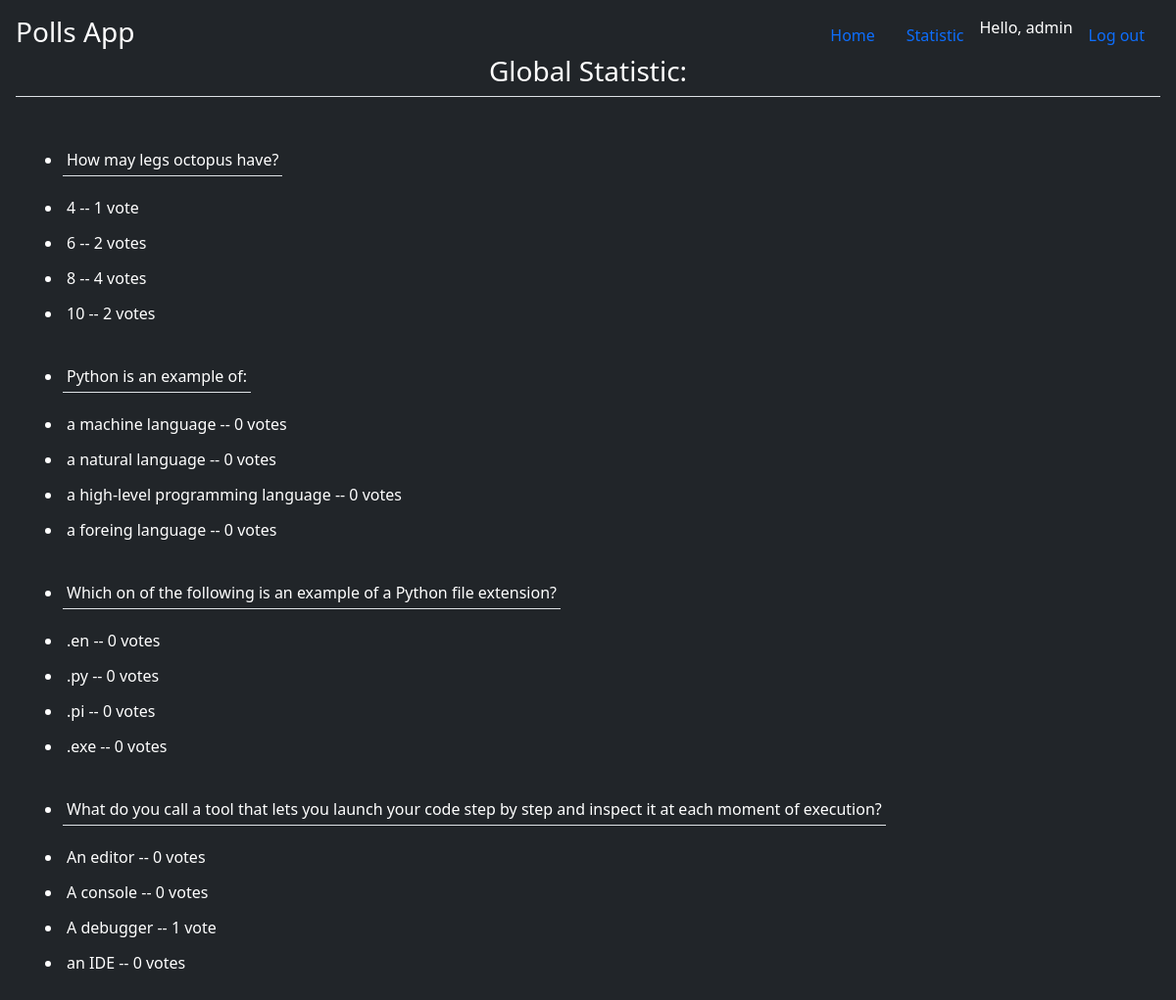
Page /statistic/ (signed in) on the committed database.
### polls/models.py (models this page shows, shortened)
class Question(models.Model):
    question_text = models.CharField(max_length=250)
    pub_date = models.DateTimeField('date published')
    def was_published_recently(self):
        now = timezone.now()
        return now - datetime.timedelta(days=1) <= self.pub_date <= now
    was_published_recently.admin_order_field = 'pub_date'
    was_published_recently.boolean = True
    was_published_recently.short_description = 'Published recently?'
    list_filter = ['pub_date']
    search_fields = ['question_text']

class Choice(models.Model):
    question = models.ForeignKey(Question, on_delete=models.CASCADE)
    choice_text = models.CharField(max_length=250)
    votes = models.IntegerField(default=0)

### polls/views.py (the view)
# urls.py: path('statistic/', views.StatisticView.as_view(), name='statistic'),
class StatisticView(generic.ListView):
    context_object_name = 'questions'
    template_name = 'polls/statistic.html'
    def get_queryset(self):
        return Question.objects.all()

### polls/templates/polls/statistic.html
{% extends "polls/base.html" %}
{% block content %}
<h3 class="border-bottom pb-2 mb-0"> Global Statistic:</h3>
{% if user.is_authenticated %}
    <div class="text-start my-3 p-3">
        {% for question in questions %}
            <ul class="d-flex pt-3">
                <li class="border-bottom p-1 pb-1 mb-0">{{ question.question_text }}</li>
            </ul>
            <ul>
                {% for choice in question.choice_set.all %}
                <li class="p-1 pb-1 mb-1">{{ choice.choice_text }} -- {{ choice.votes }} vote{{ choice.votes|pluralize }}</li>
                {% endfor %}
            </ul>
        {% endfor %}
    </div>
{% else %}
         <div class="position-absolute bottom-50 end-50"></div>
            <p>If you would like to see global statistic, you will need login or register</p>
        </div>
{% endif%}
{% endblock content %}

### polls/templates/polls/base.html (shortened to what this page needs)
<!doctype html>
{% load bootstrap5 %}
<html lang="en">
<head>
{% bootstrap_css %}
</head>
<body class="d-flex h-100 text-center text-white bg-dark">
<div class="cover-container d-flex w-100 h-100 p-3 mx-auto flex-column">
  <header class="mb-auto">
    <div>
      <h3 class="float-md-start mb-0">Polls App</h3>
      <nav class="nav nav-masthead justify-content-center float-md-end">
        <a class="nav-link active" aria-current="page" href="/">Home</a>
        <a class="nav-link" href="/statistic">Statistic</a>
        {% if user.is_authenticated %}
                Hello, {{ user.username }}
            <a class="nav-link" href="{% url 'users:logout' %}">Log out</a>
            {% else %}
            <a class="nav-link" href="{% url 'users:register' %}">Register</a>
            <a class="nav-link" href="{% url 'users:login' %}">Log in</a>
        {% endif %}
      </nav>
    </div>
  </header>
<div>
    {% block content %}
    {% endblock content %}
</div>
</div>
</body>
</html>

### rows in the picture
Question: question_text "How may legs octopus have?"
Choice: choice_text "4", votes "1"
Choice: choice_text "6", votes "2"
Choice: choice_text "8", votes "4"
Choice: choice_text "10", votes "2"
Question: question_text "Python is an example of:"
Choice: choice_text "a machine language", votes "0"
Choice: choice_text "a natural language", votes "0"
Choice: choice_text "a high-level programming language", votes "0"
Choice: choice_text "a foreing language", votes "0"
Question: question_text "Which on of the following is an example of a Python file extension?"
Choice: choice_text ".en", votes "0"
Choice: choice_text ".py", votes "0"
Choice: choice_text ".pi", votes "0"
Choice: choice_text ".exe", votes "0"
Question: question_text "What do you call a tool that lets you launch your code step by step and inspect it at each moment of execution?"
Choice: choice_text "An editor", votes "0"
Choice: choice_text "A console", votes "0"
Choice: choice_text "A debugger", votes "1"
Choice: choice_text "an IDE", votes "0"

### other values in the picture
{{ user.username }} "admin"
